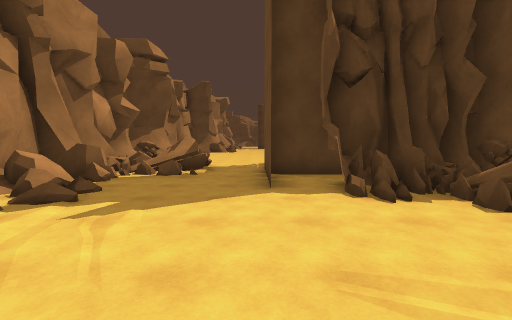
[1] (above)

19 first-person views from a walk through a scene from a Unity 3-D project. The camera is 1.5 m above the floor, tilts 4° down and sees 90° across. The floor is counted in squares, 2 m on a side. Each view is taken from the middle of a square. On the plan, view 1 faces up. The plan holds only what a view shows up to about 9 squares ahead; the rest is blank. The place goes on beyond the plan.

[2]
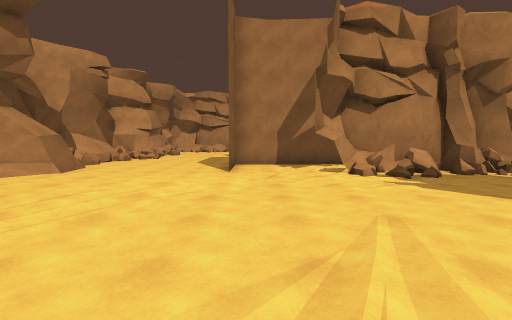

[3]
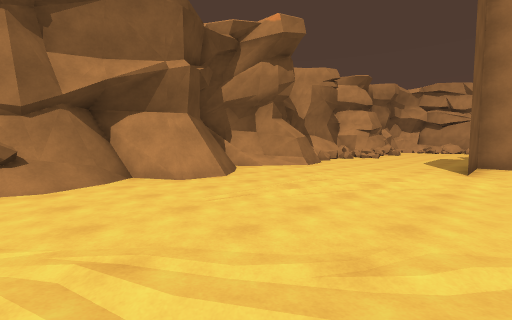

[4]
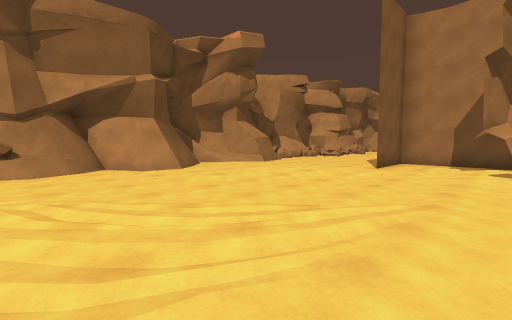

[5]
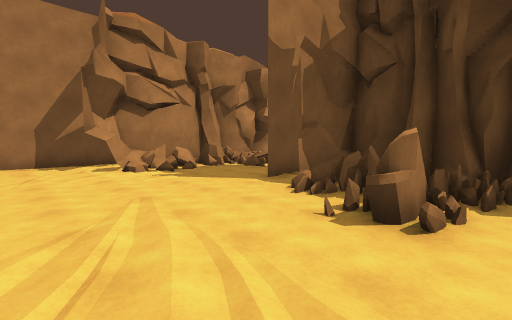

[6]
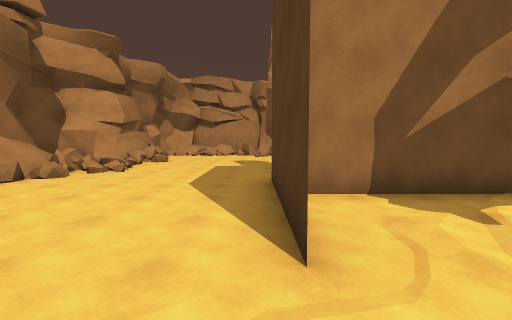

[7]
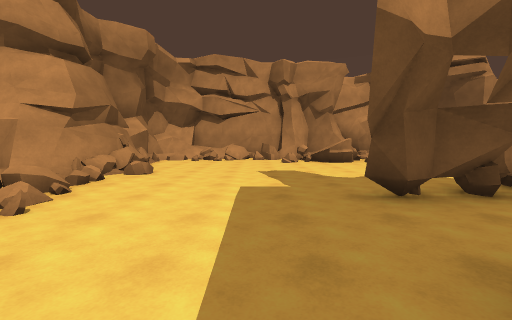

[8]
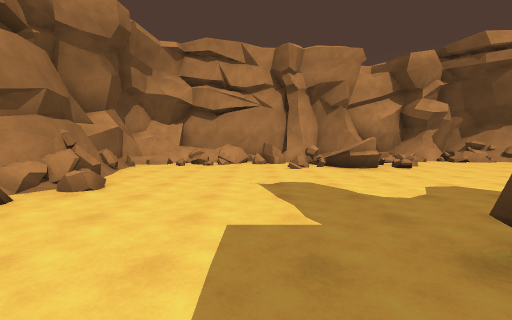

[9]
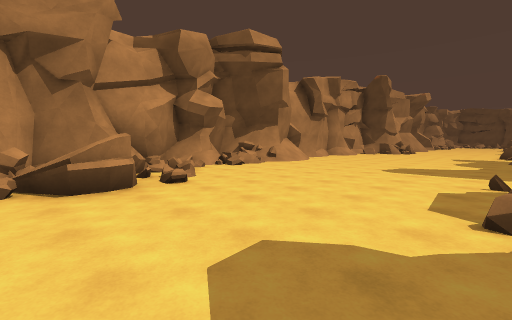

[10]
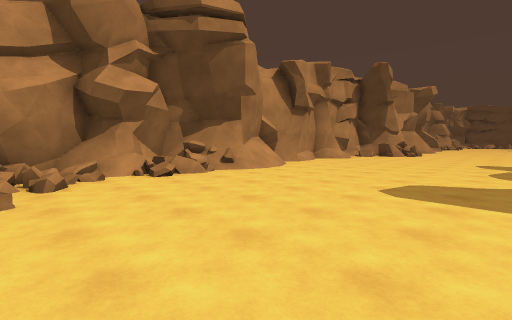

[11]
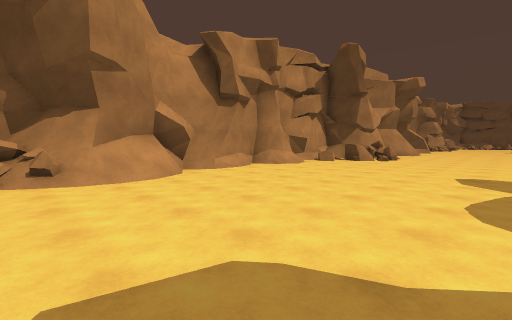

[12]
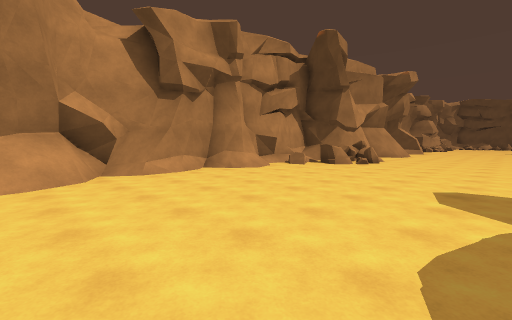

[13]
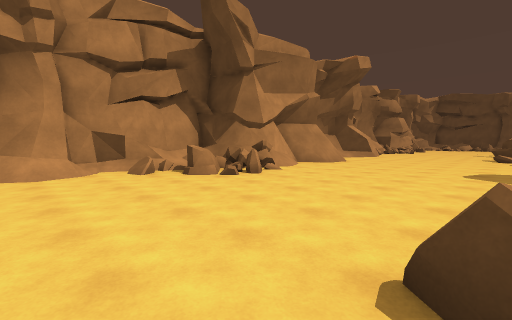

[14]
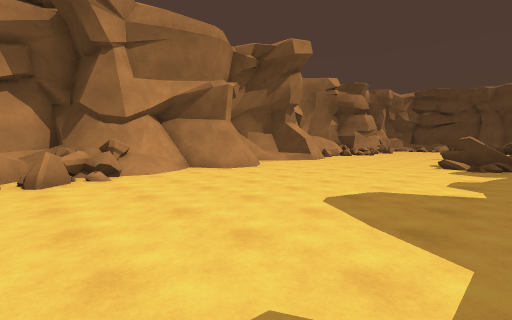

[15]
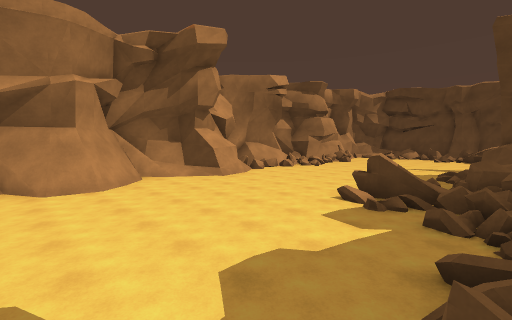

[16]
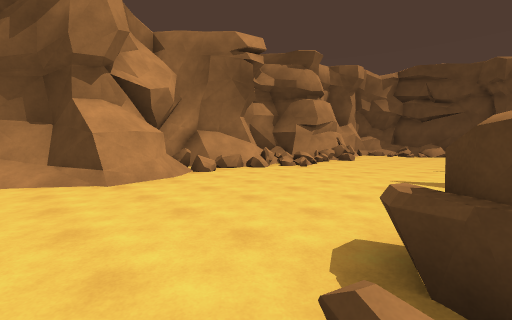

[17]
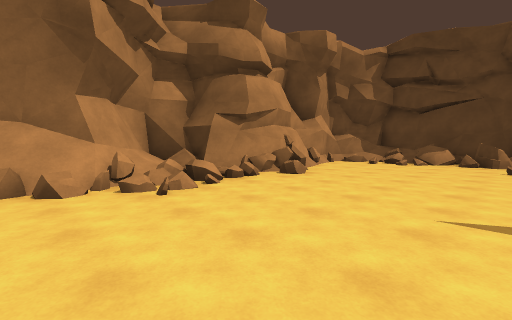

[18]
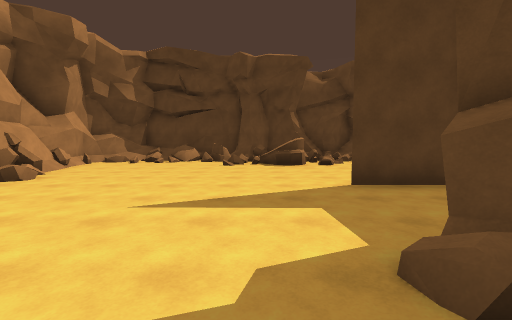

[19]
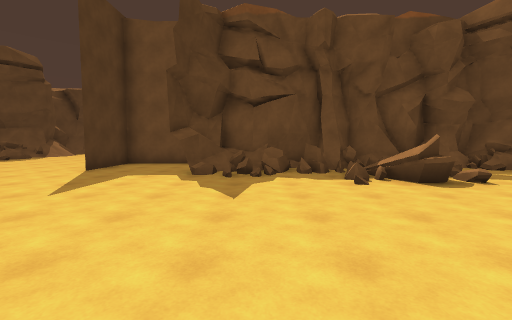

### Floor plan
Key: @ floor where view 1 was taken; # wall or solid block; x gap in a wall; . main floor; : floor 0.25 m higher than the main floor; / step, stairs or slope; = window, fence, low wall or low ledge; ^ raised ledge.
Columns run from 20 left of view 1 to 4 right of it. Each row starts with its distance up from view 1.
 42       ###
 41      ===##
 40    #....===#:
 39    #......=...
 38    #..........
 37    ##.........
 36    ##........
 35  ###.......###
 34  #=.=........#
 33  ####.....#..
 32   ##......###
 31   #=......==#
 30   ##......x^#
 29   ##.....=###
 28    ##....#=##
 27    #.....##=#
 26    #.......=##
 25    #........##
 24    ##......=##
 23    ##......=##
 22    #......./
 21    #.......
 20   ##=......
 19   ##.......
 18   #^=......
 17   #==.....
 16  ###.....=
 15  ##......#
 14  #/.......
 13  #/......
 12  #/......:
 11  #/.......
 10  #/.......
  9  ^//...../     #   ..
  8 ###/......     ##=#..
  7 ##=.......     #==#..
  6  #=.......     ##==.###
  5  #.......:     ###..#####
  4  #=.......     #^/..####.
  3  #=#.....=#   ##=#.....#.
  2  ##=#.....#   #.##.......
  1  ##===....##  #..........
  0   ##=......#.##.....@....
 -1    #=.........###........
 -2    =.....................
 -3    =.....................
 -4    =.....................
 -5    =...##////...#...##..=
 -6    #######/===###########
 -7          #=###
 -8          ###

Positions as (right, up) in squares from view 1, and headings:
1: (0, 0), facing up
2: (3, 0), facing left
3: (4, 0), facing down-left
4: (4, 2), facing down-left
5: (4, 0), facing up-left
6: (-2, -1), facing left
7: (-6, -2), facing left
8: (-8, -2), facing left
9: (-11, 0), facing up-left
10: (-12, 3), facing up-left
11: (-12, 7), facing up-left
12: (-12, 9), facing up-left
13: (-11, 14), facing up-left
14: (-10, 18), facing up-left
15: (-9, 22), facing up-left
16: (-11, 26), facing up-left
17: (-12, 31), facing up-left
18: (-11, 31), facing up
19: (-16, 31), facing right
